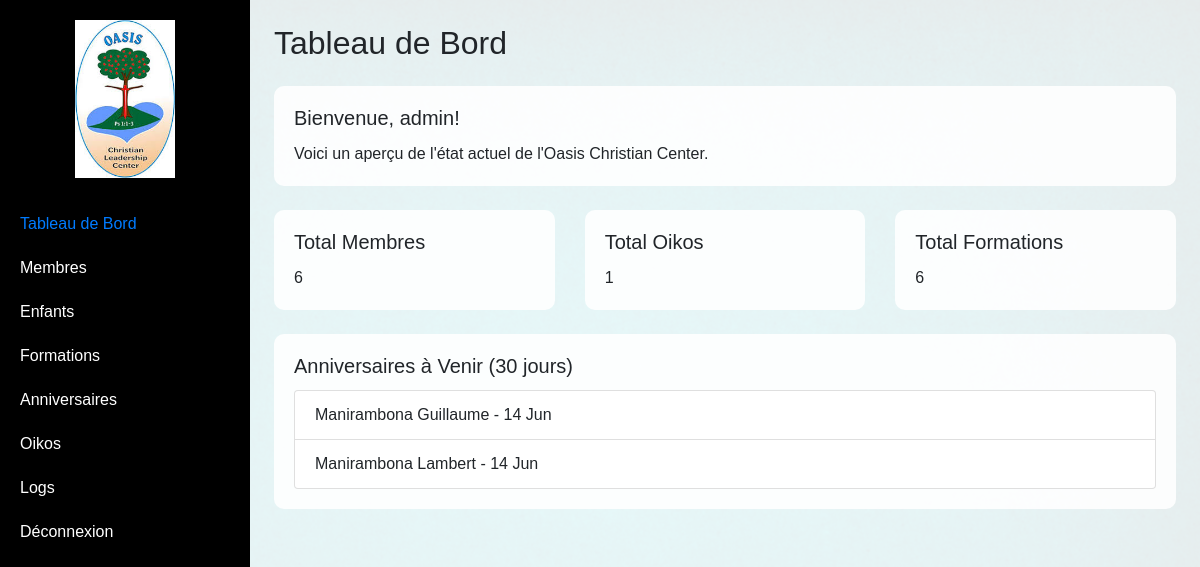
/index.php (signed in), run on the app's committed database.
### tables this page shows
CREATE TABLE `members` (
  `id` varchar(5) NOT NULL,
  `nom` varchar(100) NOT NULL,
  `prenom` varchar(100) NOT NULL,
  `date_naissance` date NOT NULL,
  `province_naissance` varchar(100) DEFAULT NULL,
  `pays_naissance` varchar(100) DEFAULT NULL,
  `telephone` varchar(20) DEFAULT NULL,
  `email` varchar(100) DEFAULT NULL,
  `residence` varchar(255) DEFAULT NULL,
  `profession` varchar(100) DEFAULT NULL,
  `etat_civil` enum('Célibataire','Marié(e)','Veuf(ve)','Divorcé(e)') NOT NULL,
  `conjoint_nom_prenom` varchar(200) DEFAULT NULL,
  `date_nouvelle_naissance` date DEFAULT NULL,
  `eglise_nouvelle_naissance` varchar(100) DEFAULT NULL,
  `lieu_nouvelle_naissance` varchar(100) DEFAULT NULL,
  `oikos_id` int(11) DEFAULT NULL,
  `departement` enum('Media','Comptabilité','Sécurité','Chorale','SundaySchool','Protocole','Pastorat','Diaconat') DEFAULT NULL,
  `fiche_membre` varchar(255) DEFAULT NULL,
  `created_at` timestamp NOT NULL DEFAULT current_timestamp(),
  `sexe` enum('Masculin','Féminin') DEFAULT NULL
);

### index.php (the view, shortened to what this page needs)
<?php
$db = getDBConnection();
$total_members = $db->query("SELECT COUNT(*) FROM members")->fetchColumn();
$total_oikos = $db->query("SELECT COUNT(*) FROM oikos")->fetchColumn();
$total_formations = $db->query("SELECT COUNT(*) FROM formations")->fetchColumn();
$today = date('m-d');
$upcoming_birthdays = $db->query("SELECT id, nom, prenom, date_naissance
    FROM members
    WHERE DATE_FORMAT(date_naissance, '%m-%d') >= '$today'
    AND DATE_FORMAT(date_naissance, '%m-%d') <= DATE_FORMAT(DATE_ADD(CURDATE(), INTERVAL 30 DAY), '%m-%d')
    ORDER BY DATE_FORMAT(date_naissance, '%m-%d')
    LIMIT 5")->fetchAll(PDO::FETCH_ASSOC);
?>
<!DOCTYPE html>
<html lang="fr">
<head>
    <link rel="stylesheet" href="assets/bootstrap/css/bootstrap.min.css">
    <link rel="stylesheet" href="assets/css/custom.css">
</head>
<body>
    <div class="d-flex">
        <div class="sidebar">
            <div class="text-center mb-4">
                <img src="assets/images/logo.jpeg" alt="OCC Logo" class="img-fluid" style="width: 100px; height: auto;">
            </div>
            <ul class="nav flex-column">
                <li class="nav-item"><a href="index.php" class="nav-link active">Tableau de Bord</a></li>
                <li class="nav-item"><a href="members.php" class="nav-link">Membres</a></li>
                <li class="nav-item"><a href="children.php" class="nav-link">Enfants</a></li>
                <li class="nav-item"><a href="formations.php" class="nav-link">Formations</a></li>
                <li class="nav-item"><a href="anniversaires.php" class="nav-link">Anniversaires</a></li>
                <li class="nav-item"><a href="oikos.php" class="nav-link">Oikos</a></li>
                <?php if ($_SESSION['role'] === 'admin'): ?>
                    <li class="nav-item"><a href="logs.php" class="nav-link">Logs</a></li>
                <?php endif; ?>
                <li class="nav-item"><a href="auth.php?logout=1" class="nav-link">Déconnexion</a></li>
            </ul>
        </div>
        <div class="content p-4">
            <h2 class="mb-4">Tableau de Bord</h2>
            <div class="row">
                <div class="col-md-12">
                    <div class="card mb-4">
                        <div class="card-body">
                            <h5 class="card-title">Bienvenue, <?php echo htmlspecialchars($_SESSION['username']); ?>!</h5>
                            <p class="card-text">Voici un aperçu de l'état actuel de l'Oasis Christian Center.</p>
                        </div>
                    </div>
                </div>
            </div>
            <div class="row">
                <div class="col-md-4">
                    <div class="card mb-4">
                        <div class="card-body">
                            <h5 class="card-title">Total Membres</h5>
                            <p class="card-text"><?php echo $total_members; ?></p>
                        </div>
                    </div>
                </div>
                <div class="col-md-4">
                    <div class="card mb-4">
                        <div class="card-body">
                            <h5 class="card-title">Total Oikos</h5>
                            <p class="card-text"><?php echo $total_oikos; ?></p>
                        </div>
                    </div>
                </div>
                <div class="col-md-4">
                    <div class="card mb-4">
                        <div class="card-body">
                            <h5 class="card-title">Total Formations</h5>
                            <p class="card-text"><?php echo $total_formations; ?></p>
                        </div>
                    </div>
                </div>
            </div>
            <div class="row">
                <div class="col-md-12">
                    <div class="card mb-4">
                        <div class="card-body">
                            <h5 class="card-title">Anniversaires à Venir (30 jours)</h5>
                            <?php if (empty($upcoming_birthdays)): ?>
                                <p class="card-text">Aucun anniversaire dans les 30 prochains jours.</p>
                            <?php else: ?>
                                <ul class="list-group">
                                    <?php foreach ($upcoming_birthdays as $birthday): ?>
                                        <li class="list-group-item">
                                            <?php echo htmlspecialchars($birthday['nom'] . ' ' . $birthday['prenom']); ?> -
                                            <?php echo date('d M', strtotime($birthday['date_naissance'])); ?>
                                        </li>
                                    <?php endforeach; ?>
                                </ul>
                            <?php endif; ?>
                        </div>
                    </div>
                </div>
            </div>
        </div>
    </div>
</body>
</html>

### assets/css/custom.css (style rules this page uses)
body { background-image: url('../images/occ-featured-images.jpg'); background-size: cover; background-position: center; background-repeat: no-repeat; background-attachment: fixed; color: #212529; font-family: 'Arial', sans-serif; }
.card { border: none; border-radius: 10px; background-color: rgba(255, 255, 255, 0.9); }
.sidebar { background-color: #000; color: #fff; width: 250px; height: 100vh; position: fixed; padding: 20px; }
.sidebar .nav-link { color: #fff; padding: 10px 0; text-decoration: none; display: block; }
.sidebar .nav-link:hover, .sidebar .nav-link.active { color: #007bff; }
.content { margin-left: 250px; width: calc(100% - 250px); background-color: rgba(255, 255, 255, 0.9); min-height: 100vh; }

### data on the page
members: nom+prenom "Manirambona Guillaume", date_naissance "14 Jun"
members: nom+prenom "Manirambona Lambert", date_naissance "14 Jun"

### other printed values
$_SESSION['username'] "admin"
$total_members "6"
$total_oikos "1"
$total_formations "6"
